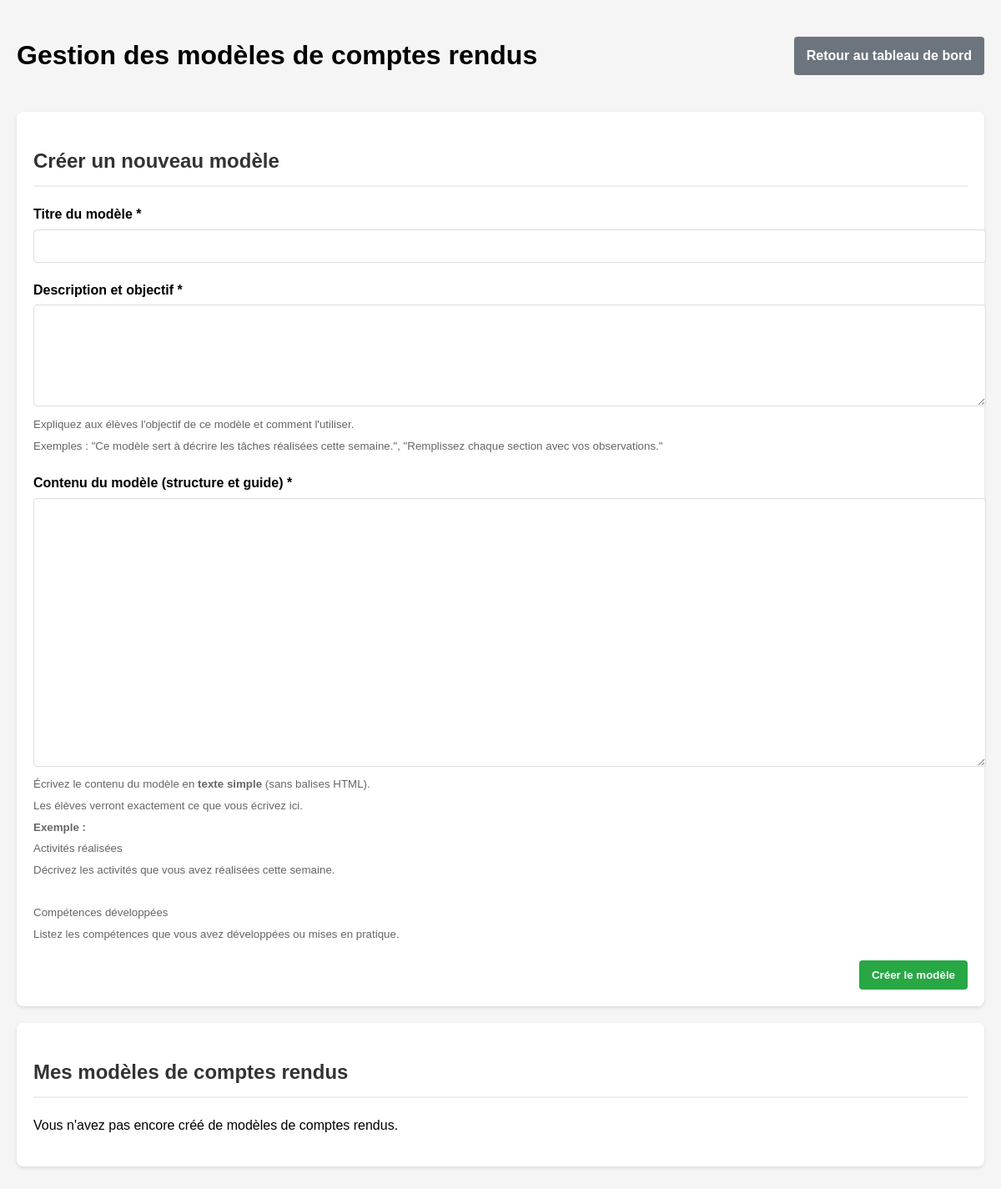
The app's page /gestion_modeles.php (signed in), older data.
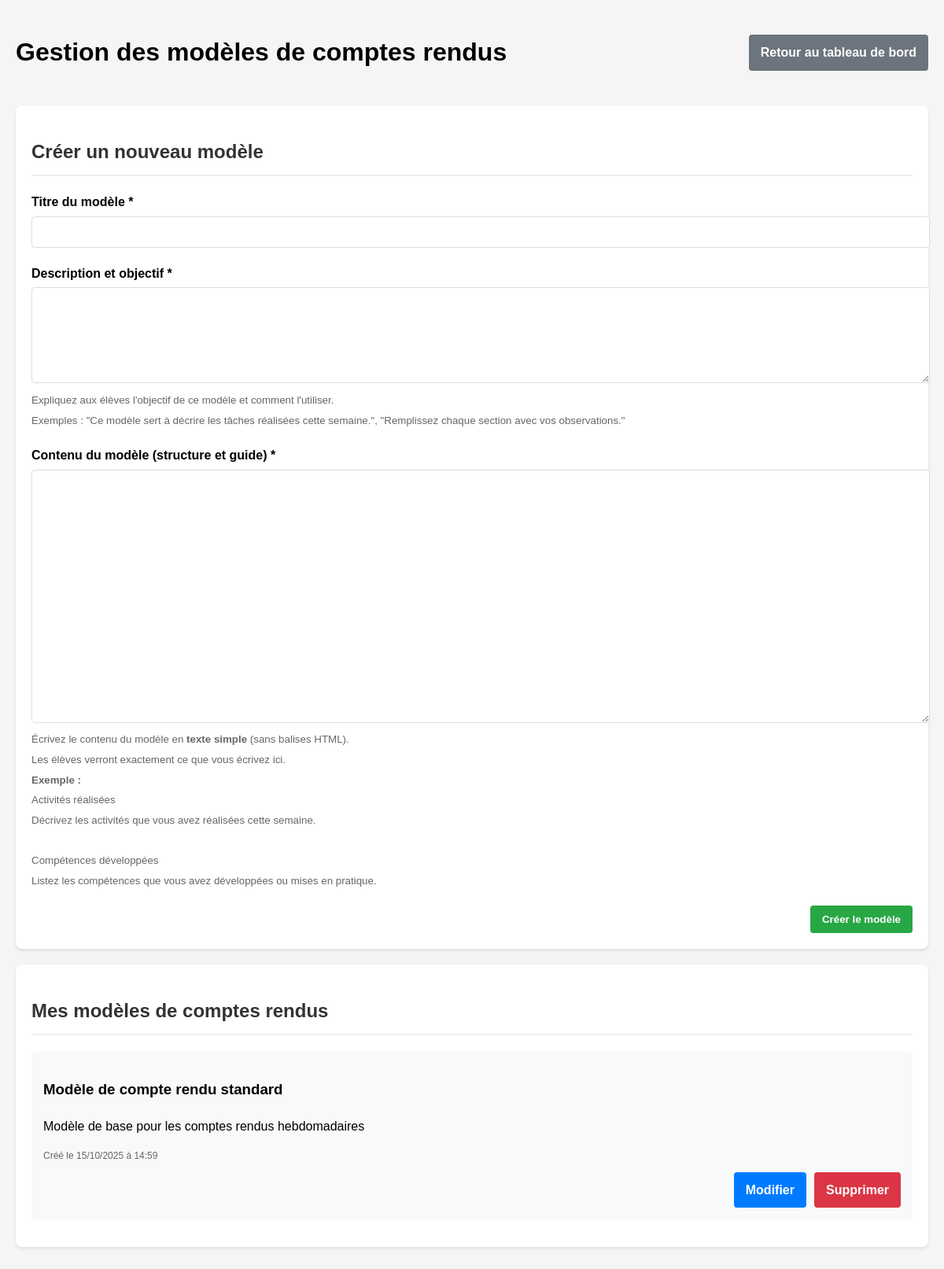
The same page, newer data.
### tables this page shows
CREATE TABLE IF NOT EXISTS `modeles_cr` (
  `id` int NOT NULL AUTO_INCREMENT,
  `titre` varchar(255) NOT NULL,
  `description` text,
  `contenu_html` LONGTEXT,
  `professeur_id` int NOT NULL,
  `date_creation` datetime DEFAULT CURRENT_TIMESTAMP,
  `actif` tinyint(1) DEFAULT '1',
  PRIMARY KEY (`id`),
  KEY `professeur_id` (`professeur_id`)
);

### gestion_modeles.php (the view, shortened to what this page needs)
<?php
include '_conf.php';
$bdd = mysqli_connect($serveurBDD, $userBDD, $mdpBDD, $nomBDD);
$modele = null;
$modeles_query = "SELECT * FROM modeles_cr WHERE professeur_id = {$_SESSION['Sid']} ORDER BY date_creation DESC";
$modeles_result = mysqli_query($bdd, $modeles_query);
?>
<!DOCTYPE html>
<html lang="fr">
<head>
</head>
<body>
    <div class="container">
        <div class="header">
            <h1>Gestion des modèles de comptes rendus</h1>
            <div>
                <a href="tableau_bord_prof.php" class="btn btn-secondary">Retour au tableau de bord</a>
            </div>
        </div>
        <div class="card">
            <h2><?php echo $modele ? 'Modifier le modèle' : 'Créer un nouveau modèle'; ?></h2>
            <form method="POST" action="">
                <div class="form-group">
                    <label for="titre">Titre du modèle *</label>
                    <input type="text" id="titre" name="titre" class="form-control" required
                           value="<?php echo $modele ? htmlspecialchars($modele['titre']) : ''; ?>">
                </div>
                <div class="form-group">
                    <label for="description">Description et objectif *</label>
                    <textarea id="description" name="description" class="form-control" required><?php echo $modele ? htmlspecialchars($modele['description']) : ''; ?></textarea>
                    <small style="color: #666;">
                        Expliquez aux élèves l'objectif de ce modèle et comment l'utiliser.<br>
                        Exemples : "Ce modèle sert à décrire les tâches réalisées cette semaine.", "Remplissez chaque section avec vos observations."
                    </small>
                </div>
                <div class="form-group">
                    <label for="contenu_html">Contenu du modèle (structure et guide) *</label>
                    <textarea id="contenu_html" name="contenu_html" class="form-control" required style="min-height: 300px;"><?php echo $modele ? htmlspecialchars($modele['contenu_html']) : ''; ?></textarea>
                    <small style="color: #666;">
                        Écrivez le contenu du modèle en <strong>texte simple</strong> (sans balises HTML).<br>
                        Les élèves verront exactement ce que vous écrivez ici.<br>
                        <strong>Exemple :</strong><br>
                        Activités réalisées<br>
                        Décrivez les activités que vous avez réalisées cette semaine.<br>
                        <br>
                        Compétences développées<br>
                        Listez les compétences que vous avez développées ou mises en pratique.
                    </small>
                </div>
                <div style="text-align: right;">
                    <button type="submit" name="submit_modele" class="btn btn-success">
                        <?php echo $modele ? 'Mettre à jour le modèle' : 'Créer le modèle'; ?>
                    </button>
                </div>
            </form>
        </div>
        <div class="card">
            <h2>Mes modèles de comptes rendus</h2>
            <?php if (mysqli_num_rows($modeles_result) > 0): ?>
                <?php while ($modele_item = mysqli_fetch_assoc($modeles_result)): ?>
                    <div class="modele-item">
                        <h3><?php echo htmlspecialchars($modele_item['titre']); ?></h3>
                        <p><?php echo htmlspecialchars($modele_item['description']); ?></p>
                        <div style="color: #666; font-size: 12px;">
                            Créé le <?php echo date('d/m/Y à H:i', strtotime($modele_item['date_creation'])); ?>
                        </div>
                        <div class="modele-actions">
                            <a href="gestion_modeles.php?edit=<?php echo $modele_item['id']; ?>" class="btn">Modifier</a>
                            <a href="gestion_modeles.php?delete=<?php echo $modele_item['id']; ?>" class="btn btn-danger"
                               onclick="return confirm('Êtes-vous sûr de vouloir supprimer ce modèle ?');">Supprimer</a>
                        </div>
                    </div>
                <?php endwhile; ?>
            <?php else: ?>
                <p>Vous n'avez pas encore créé de modèles de comptes rendus.</p>
            <?php endif; ?>
        </div>
    </div>
</body>
</html>

### gestion_modeles.php (style rules this page uses)
body { font-family: Arial, sans-serif; line-height: 1.6; margin: 0; padding: 20px; background-color: #f5f5f5; }
.container { max-width: 1200px; margin: 0 auto; }
.header { display: flex; justify-content: space-between; align-items: center; margin-bottom: 20px; }
.card { background: white; border-radius: 8px; box-shadow: 0 2px 4px rgba(0,0,0,0.1); padding: 20px; margin-bottom: 20px; }
.form-group { margin-bottom: 20px; }
.form-group label { display: block; margin-bottom: 5px; font-weight: bold; }
.form-control { width: 100%; padding: 10px; border: 1px solid #ddd; border-radius: 4px; font-size: 16px; }
textarea.form-control { min-height: 100px; }
.btn { display: inline-block; background: #007bff; color: white; padding: 10px 15px; text-decoration: none; border-radius: 4px; font-weight: bold; border: none; cursor: pointer; }
.btn-secondary { background: #6c757d; }
.btn-danger { background: #dc3545; }
.btn-success { background: #28a745; }
.modele-item { background: #f8f9fa; border-radius: 4px; padding: 15px; margin-bottom: 15px; }
.modele-actions { display: flex; justify-content: flex-end; gap: 10px; margin-top: 10px; }
h2 { color: #333; border-bottom: 2px solid #eee; padding-bottom: 10px; }

Row changes from the older to the newer data that the page shows:
added modeles_cr: titre "Modèle de compte rendu standard", description "Modèle de base pour les comptes rendus hebdomadaires", date_creation "15/10/2025 à 14:59"
Text that changed along with them:
text no longer shown: "Vous n'avez pas encore créé de modèles de comptes rendus."
